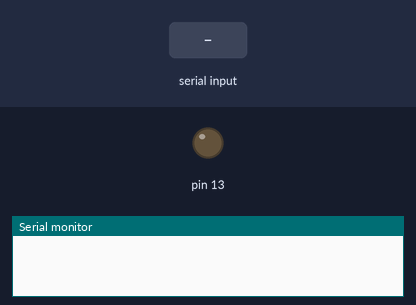
The sketch below on a simulated Arduino Uno, built with avr-gcc and run on an emulated ATmega328P. Shown: output pins drawn as LEDs (lit = HIGH), the last lines printed to the serial monitor. The inputs (shaded band) are chosen by the test bench.

Above: at 1.2 s.
1.3 s: "ON" received over Serial
At 2.8 s:
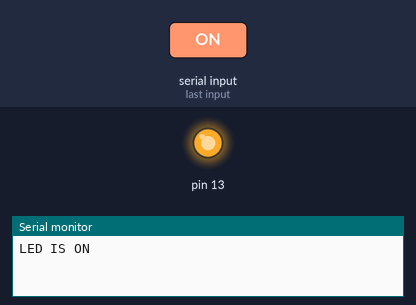
3.8 s: "OFF" received over Serial
At 6.2 s:
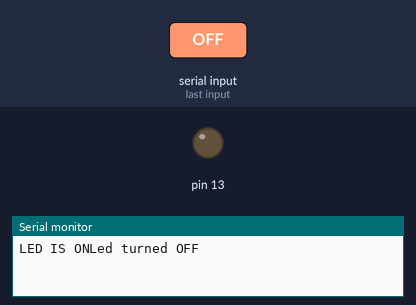
Timing chart, 0 to 7.7 s (numbered marks = the images above; inputs shaded):
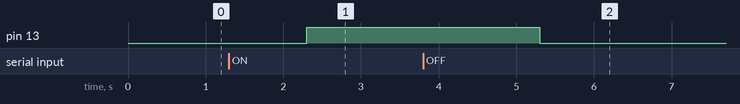

The sketch:

Arduino_LEDControl_from_Serial_Monitor_String.ino
```cpp
void setup() {
  Serial.begin(9600);
  pinMode(13,OUTPUT);
}

void loop() {
  if (Serial.available()){
   String S = Serial.readString();
   S.trim();

    if(S == "ON"){
      Serial.print("LED IS ON");
        digitalWrite(13, HIGH);
        delay(2000);
    }
    else if(S == "OFF"){
      digitalWrite(13, LOW);
      Serial.print("Led turned OFF \n");
   }
  }

}
```

Measured:
- after the input at 1.3 s, pin 13: LOW → HIGH after 1.0 s
- after the input at 3.8 s, pin 13: HIGH → LOW after 1.5 s
